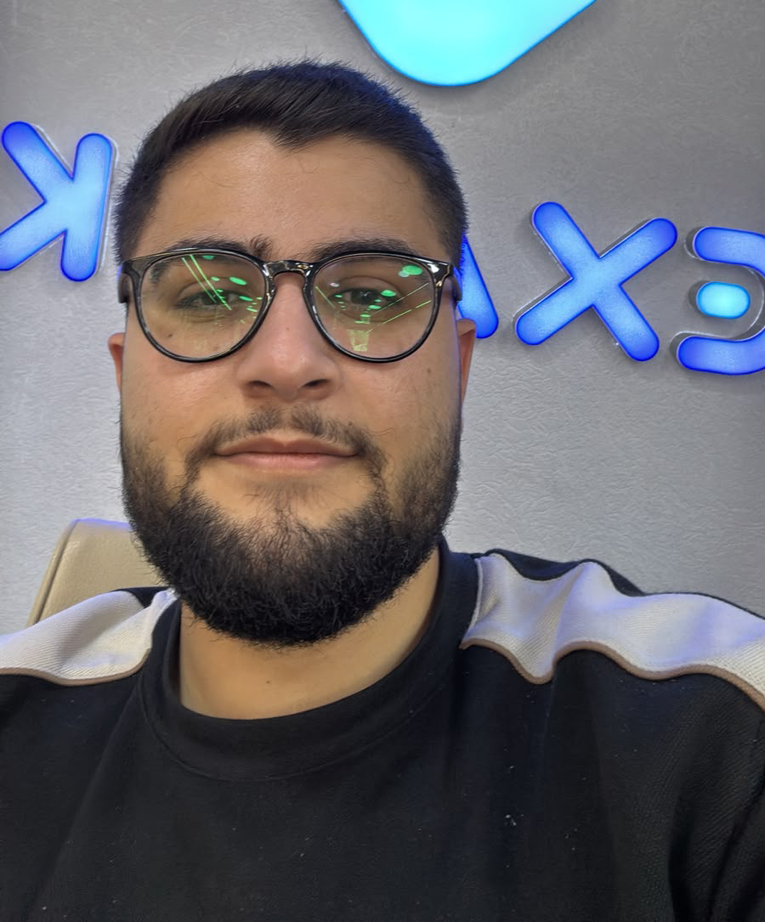
#> input picture source/profile-photo.png, 765 x 922 px, shrunk from 900 x 1085 before the run
$ python prep_photo.py
#> lines starting #> are read from the running program, lines starting #| are printed output that depends on the picture
from pathlib import Path
from PIL import Image, ImageEnhance, ImageFilter, ImageOps
import argparse

ROOT = Path(__file__).resolve().parents[1]

parser = argparse.ArgumentParser(description="Prepare a portrait for the ASCII renderer.")
parser.add_argument("source", nargs="?", default=str(ROOT / "source" / "profile-photo.png"))
parser.add_argument("--output", default=str(ROOT / "source" / "profile-photo.png"))
args = parser.parse_args()

img = Image.open(args.source).convert("L")
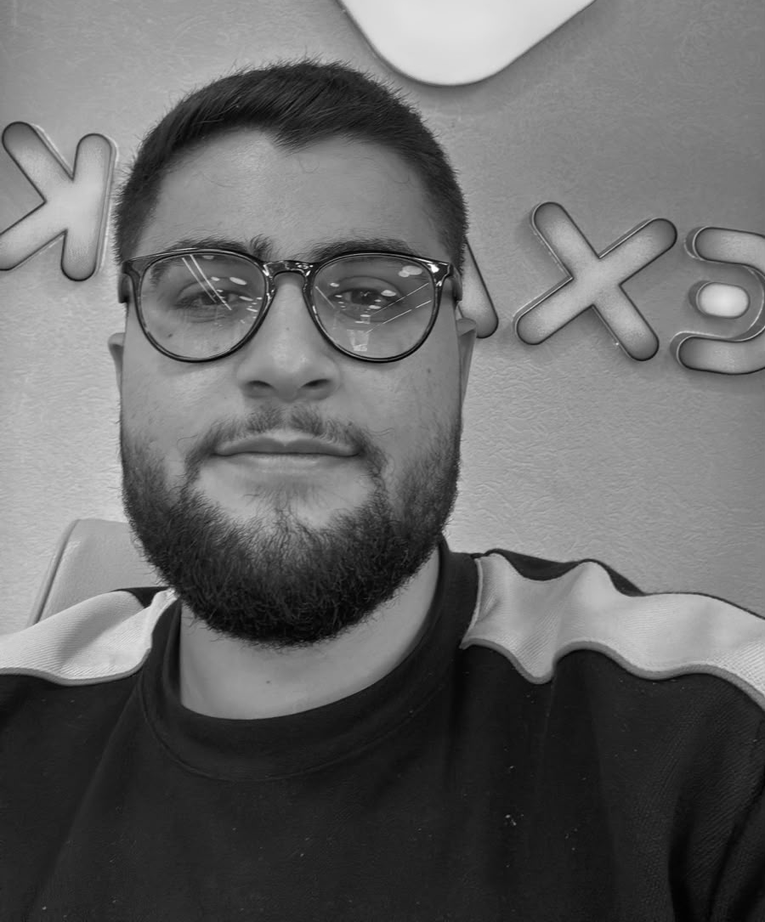
#> img: PIL image 765x922 L; min 0, max 255, mean 104.4
img = ImageOps.autocontrast(img, cutoff=1)
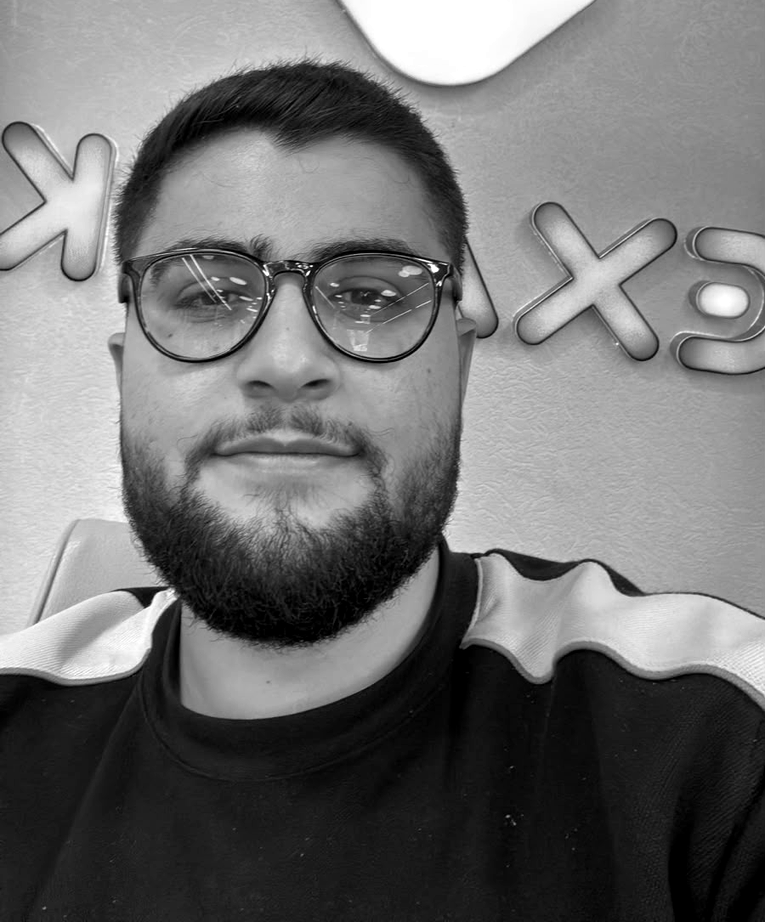
#> img: PIL image 765x922 L; min 0, max 255, mean 113.8
img = ImageEnhance.Contrast(img).enhance(1.4)
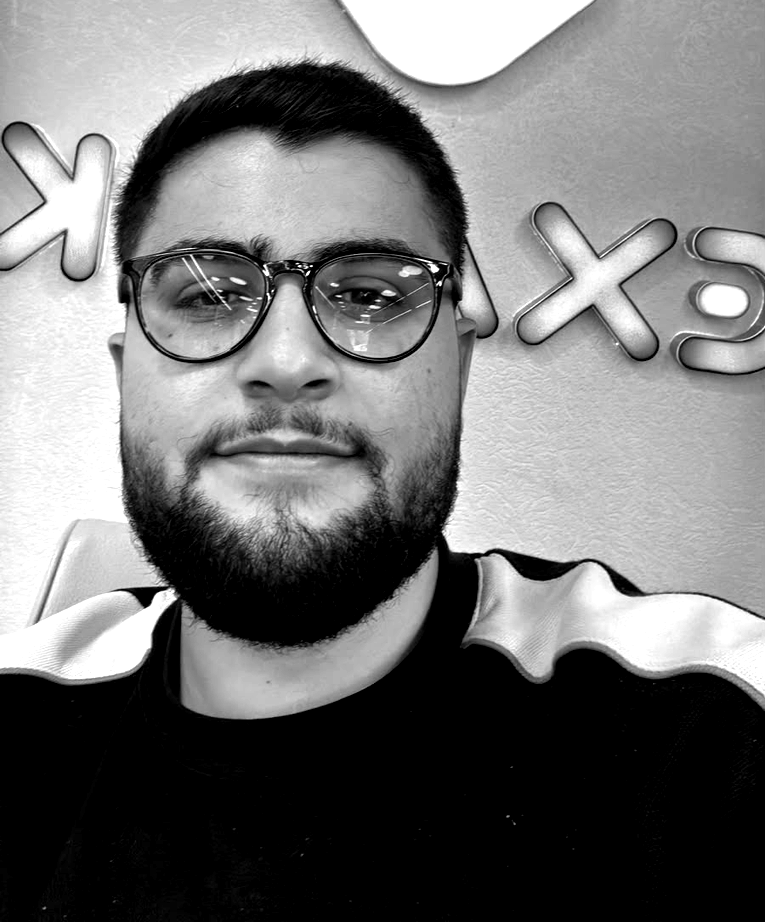
#> img: PIL image 765x922 L; min 0, max 255, mean 117
img = img.filter(ImageFilter.UnsharpMask(radius=1.5, percent=140, threshold=2))
img.save(args.output)
print(f"Prepped photo saved to: {args.output}")
